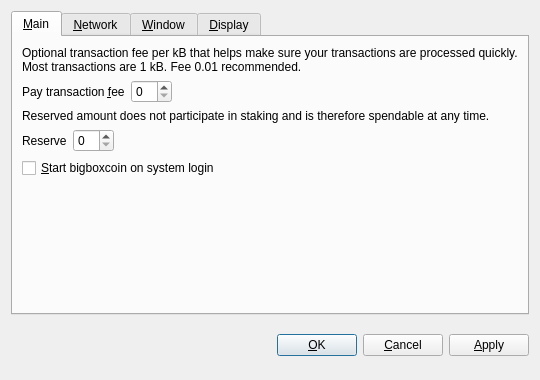
<?xml version="1.0" encoding="UTF-8"?>
<ui version="4.0">
 <class>OptionsDialog</class>
 <widget class="QDialog" name="OptionsDialog">
  <property name="geometry">
   <rect>
    <x>0</x>
    <y>0</y>
    <width>540</width>
    <height>380</height>
   </rect>
  </property>
  <property name="windowTitle">
   <string>Options</string>
  </property>
  <property name="modal">
   <bool>true</bool>
  </property>
  <layout class="QVBoxLayout" name="verticalLayout">
   <item>
    <widget class="QTabWidget" name="tabWidget">
     <property name="tabPosition">
      <enum>QTabWidget::North</enum>
     </property>
     <property name="currentIndex">
      <number>0</number>
     </property>
     <widget class="QWidget" name="tabMain">
      <attribute name="title">
       <string>&amp;Main</string>
      </attribute>
      <layout class="QVBoxLayout" name="verticalLayout_Main">
       <item>
        <widget class="QLabel" name="transactionFeeInfoLabel">
         <property name="text">
          <string>Optional transaction fee per kB that helps make sure your transactions are processed quickly. Most transactions are 1 kB. Fee 0.01 recommended.</string>
         </property>
         <property name="textFormat">
          <enum>Qt::PlainText</enum>
         </property>
         <property name="wordWrap">
          <bool>true</bool>
         </property>
        </widget>
       </item>
       <item>
        <layout class="QHBoxLayout" name="horizontalLayoutFee">
         <item>
          <widget class="QLabel" name="transactionFeeLabel">
           <property name="text">
            <string>Pay transaction &amp;fee</string>
           </property>
           <property name="textFormat">
            <enum>Qt::PlainText</enum>
           </property>
           <property name="buddy">
            <cstring>transactionFee</cstring>
           </property>
          </widget>
         </item>
         <item>
          <widget class="BitcoinAmountField" name="transactionFee"/>
         </item>
         <item>
          <spacer name="horizontalSpacerFee">
           <property name="orientation">
            <enum>Qt::Horizontal</enum>
           </property>
           <property name="sizeHint" stdset="0">
            <size>
             <width>40</width>
             <height>20</height>
            </size>
           </property>
          </spacer>
         </item>
        </layout>
       </item>
       <item>
        <widget class="QLabel" name="reserveBalanceInfoLabel">
         <property name="text">
          <string>Reserved amount does not participate in staking and is therefore spendable at any time.</string>
         </property>
         <property name="textFormat">
          <enum>Qt::PlainText</enum>
         </property>
         <property name="wordWrap">
          <bool>true</bool>
         </property>
        </widget>
       </item>
       <item>
        <layout class="QHBoxLayout" name="horizontalLayoutReserveBalance">
         <item>
          <widget class="QLabel" name="reserveBalanceLabel">
           <property name="text">
            <string>Reserve</string>
           </property>
           <property name="textFormat">
            <enum>Qt::PlainText</enum>
           </property>
           <property name="buddy">
            <cstring>reserveBalance</cstring>
           </property>
          </widget>
         </item>
         <item>
          <widget class="BitcoinAmountField" name="reserveBalance"/>
         </item>
         <item>
          <spacer name="horizontalSpacerReserveBalance">
           <property name="orientation">
            <enum>Qt::Horizontal</enum>
           </property>
           <property name="sizeHint" stdset="0">
            <size>
             <width>40</width>
             <height>20</height>
            </size>
           </property>
          </spacer>
         </item>
        </layout>
       </item>
       <item>
        <widget class="QCheckBox" name="bitcoinAtStartup">
         <property name="toolTip">
          <string>Automatically start bigboxcoin after logging in to the system.</string>
         </property>
         <property name="text">
          <string>&amp;Start bigboxcoin on system login</string>
         </property>
        </widget>
       </item>
       <item>
        <spacer name="verticalSpacer_Main">
         <property name="orientation">
          <enum>Qt::Vertical</enum>
         </property>
         <property name="sizeHint" stdset="0">
          <size>
           <width>20</width>
           <height>40</height>
          </size>
         </property>
        </spacer>
       </item>
      </layout>
     </widget>
     <widget class="QWidget" name="tabNetwork">
      <attribute name="title">
       <string>&amp;Network</string>
      </attribute>
      <layout class="QVBoxLayout" name="verticalLayout_Network">
       <item>
        <widget class="QCheckBox" name="mapPortUpnp">
         <property name="toolTip">
          <string>Automatically open the bigboxcoin client port on the router. This only works when your router supports UPnP and it is enabled.</string>
         </property>
         <property name="text">
          <string>Map port using &amp;UPnP</string>
         </property>
        </widget>
       </item>
       <item>
        <widget class="QCheckBox" name="connectSocks">
         <property name="toolTip">
          <string>Connect to the bigboxcoin network through a SOCKS proxy (e.g. when connecting through Tor).</string>
         </property>
         <property name="text">
          <string>&amp;Connect through SOCKS proxy:</string>
         </property>
        </widget>
       </item>
       <item>
        <layout class="QHBoxLayout" name="horizontalLayout_Network">
         <item>
          <widget class="QLabel" name="proxyIpLabel">
           <property name="text">
            <string>Proxy &amp;IP:</string>
           </property>
           <property name="textFormat">
            <enum>Qt::PlainText</enum>
           </property>
           <property name="buddy">
            <cstring>proxyIp</cstring>
           </property>
          </widget>
         </item>
         <item>
          <widget class="QValidatedLineEdit" name="proxyIp">
           <property name="maximumSize">
            <size>
             <width>140</width>
             <height>16777215</height>
            </size>
           </property>
           <property name="toolTip">
            <string>IP address of the proxy (e.g. 127.0.0.1)</string>
           </property>
          </widget>
         </item>
         <item>
          <widget class="QLabel" name="proxyPortLabel">
           <property name="text">
            <string>&amp;Port:</string>
           </property>
           <property name="textFormat">
            <enum>Qt::PlainText</enum>
           </property>
           <property name="buddy">
            <cstring>proxyPort</cstring>
           </property>
          </widget>
         </item>
         <item>
          <widget class="QLineEdit" name="proxyPort">
           <property name="maximumSize">
            <size>
             <width>55</width>
             <height>16777215</height>
            </size>
           </property>
           <property name="toolTip">
            <string>Port of the proxy (e.g. 9050)</string>
           </property>
          </widget>
         </item>
         <item>
          <widget class="QLabel" name="socksVersionLabel">
           <property name="text">
            <string>SOCKS &amp;Version:</string>
           </property>
           <property name="textFormat">
            <enum>Qt::PlainText</enum>
           </property>
           <property name="buddy">
            <cstring>socksVersion</cstring>
           </property>
          </widget>
         </item>
         <item>
          <widget class="QValueComboBox" name="socksVersion">
           <property name="toolTip">
            <string>SOCKS version of the proxy (e.g. 5)</string>
           </property>
          </widget>
         </item>
         <item>
          <spacer name="horizontalSpacer_Network">
           <property name="orientation">
            <enum>Qt::Horizontal</enum>
           </property>
           <property name="sizeHint" stdset="0">
            <size>
             <width>40</width>
             <height>20</height>
            </size>
           </property>
          </spacer>
         </item>
        </layout>
       </item>
       <item>
        <spacer name="verticalSpacer_Network">
         <property name="orientation">
          <enum>Qt::Vertical</enum>
         </property>
         <property name="sizeHint" stdset="0">
          <size>
           <width>20</width>
           <height>40</height>
          </size>
         </property>
        </spacer>
       </item>
      </layout>
     </widget>
     <widget class="QWidget" name="tabWindow">
      <attribute name="title">
       <string>&amp;Window</string>
      </attribute>
      <layout class="QVBoxLayout" name="verticalLayout_Window">
       <item>
        <widget class="QCheckBox" name="minimizeToTray">
         <property name="toolTip">
          <string>Show only a tray icon after minimizing the window.</string>
         </property>
         <property name="text">
          <string>&amp;Minimize to the tray instead of the taskbar</string>
         </property>
        </widget>
       </item>
       <item>
        <widget class="QCheckBox" name="minimizeOnClose">
         <property name="toolTip">
          <string>Minimize instead of exit the application when the window is closed. When this option is enabled, the application will be closed only after selecting Quit in the menu.</string>
         </property>
         <property name="text">
          <string>M&amp;inimize on close</string>
         </property>
        </widget>
       </item>
       <item>
        <spacer name="verticalSpacer_Window">
         <property name="orientation">
          <enum>Qt::Vertical</enum>
         </property>
         <property name="sizeHint" stdset="0">
          <size>
           <width>20</width>
           <height>40</height>
          </size>
         </property>
        </spacer>
       </item>
      </layout>
     </widget>
     <widget class="QWidget" name="tabDisplay">
      <attribute name="title">
       <string>&amp;Display</string>
      </attribute>
      <layout class="QVBoxLayout" name="verticalLayout_Display">
       <item>
        <layout class="QHBoxLayout" name="horizontalLayout_1_Display">
         <item>
          <widget class="QLabel" name="langLabel">
           <property name="text">
            <string>User Interface &amp;language:</string>
           </property>
           <property name="textFormat">
            <enum>Qt::PlainText</enum>
           </property>
           <property name="buddy">
            <cstring>lang</cstring>
           </property>
          </widget>
         </item>
         <item>
          <widget class="QValueComboBox" name="lang">
           <property name="toolTip">
            <string>The user interface language can be set here. This setting will take effect after restarting bigboxcoin.</string>
           </property>
          </widget>
         </item>
        </layout>
       </item>
       <item>
        <layout class="QHBoxLayout" name="horizontalLayout_2_Display">
         <item>
          <widget class="QLabel" name="unitLabel">
           <property name="text">
            <string>&amp;Unit to show amounts in:</string>
           </property>
           <property name="textFormat">
            <enum>Qt::PlainText</enum>
           </property>
           <property name="buddy">
            <cstring>unit</cstring>
           </property>
          </widget>
         </item>
         <item>
          <widget class="QValueComboBox" name="unit">
           <property name="toolTip">
            <string>Choose the default subdivision unit to show in the interface and when sending coins.</string>
           </property>
          </widget>
         </item>
        </layout>
       </item>
       <item>
        <widget class="QCheckBox" name="displayAddresses">
         <property name="toolTip">
          <string>Whether to show bigboxcoin addresses in the transaction list or not.</string>
         </property>
         <property name="text">
          <string>&amp;Display addresses in transaction list</string>
         </property>
        </widget>
       </item>
       <item>
        <widget class="QCheckBox" name="coinControlFeatures">
         <property name="toolTip">
          <string>Whether to show coin control features or not.</string>
         </property>
         <property name="text">
          <string>Display coin &amp;control features (experts only!)</string>
         </property>
        </widget>
       </item>
       <item>
        <spacer name="verticalSpacer_Display">
         <property name="orientation">
          <enum>Qt::Vertical</enum>
         </property>
         <property name="sizeHint" stdset="0">
          <size>
           <width>20</width>
           <height>40</height>
          </size>
         </property>
        </spacer>
       </item>
      </layout>
     </widget>
    </widget>
   </item>
   <item>
    <layout class="QHBoxLayout" name="horizontalLayout_Buttons">
     <item>
      <spacer name="horizontalSpacer_1">
       <property name="orientation">
        <enum>Qt::Horizontal</enum>
       </property>
       <property name="sizeHint" stdset="0">
        <size>
         <width>40</width>
         <height>48</height>
        </size>
       </property>
      </spacer>
     </item>
     <item>
      <widget class="QLabel" name="statusLabel">
       <property name="font">
        <font>
         <weight>75</weight>
         <bold>true</bold>
        </font>
       </property>
       <property name="text">
        <string/>
       </property>
       <property name="textFormat">
        <enum>Qt::PlainText</enum>
       </property>
       <property name="wordWrap">
        <bool>true</bool>
       </property>
      </widget>
     </item>
     <item>
      <spacer name="horizontalSpacer_2">
       <property name="orientation">
        <enum>Qt::Horizontal</enum>
       </property>
       <property name="sizeHint" stdset="0">
        <size>
         <width>40</width>
         <height>48</height>
        </size>
       </property>
      </spacer>
     </item>
     <item>
      <widget class="QPushButton" name="okButton">
       <property name="text">
        <string>&amp;OK</string>
       </property>
      </widget>
     </item>
     <item>
      <widget class="QPushButton" name="cancelButton">
       <property name="text">
        <string>&amp;Cancel</string>
       </property>
       <property name="autoDefault">
        <bool>false</bool>
       </property>
      </widget>
     </item>
     <item>
      <widget class="QPushButton" name="applyButton">
       <property name="text">
        <string>&amp;Apply</string>
       </property>
       <property name="autoDefault">
        <bool>false</bool>
       </property>
      </widget>
     </item>
    </layout>
   </item>
  </layout>
 </widget>
 <customwidgets>
  <customwidget>
   <class>BitcoinAmountField</class>
   <extends>QSpinBox</extends>
   <header>bitcoinamountfield.h</header>
  </customwidget>
  <customwidget>
   <class>QValueComboBox</class>
   <extends>QComboBox</extends>
   <header>qvaluecombobox.h</header>
  </customwidget>
  <customwidget>
   <class>QValidatedLineEdit</class>
   <extends>QLineEdit</extends>
   <header>qvalidatedlineedit.h</header>
  </customwidget>
 </customwidgets>
 <resources/>
 <connections/>
</ui>
